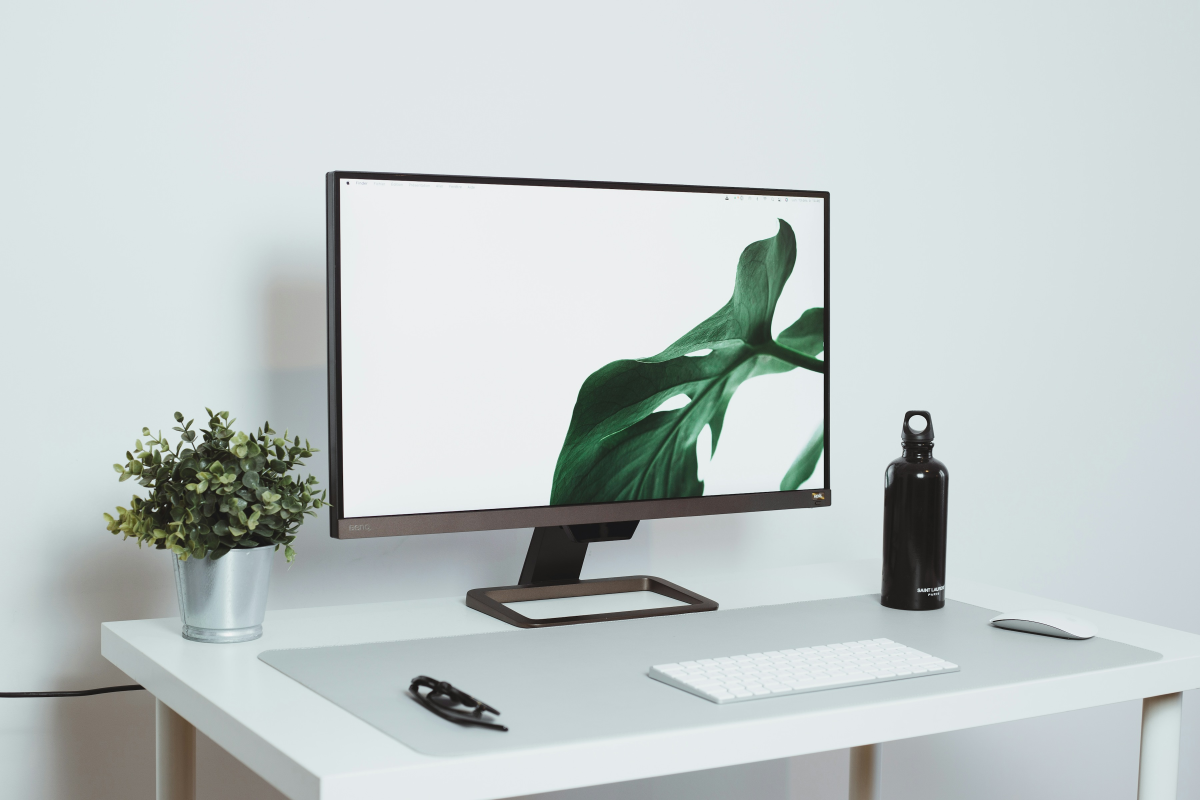
#> input picture scripts/showcase-sources/crm-v2/hardware/monitor-teddy-gr.jpg, 3600 x 2400 px, given in place of overview.jpg, which was not available (shown at 1/3 size)
$ python render-merchant-showcase.py
#> lines starting #> are read from the running program, lines starting #| are printed output that depends on the picture
### scripts/merchant_media.py
"""Original PaySphere captures and the existing photographic CRM monitor scene."""
from functools import lru_cache
import hashlib
import json
from pathlib import Path
import shutil

import numpy as np
from PIL import Image, ImageOps, ImageFont

ROOT = Path(__file__).resolve().parents[1]
SOURCE = ROOT / 'scripts/showcase-sources/merchant-v1'
SCREENS = SOURCE / 'screens'
OUTPUT = ROOT / 'src/showcases'
PUBLIC = OUTPUT / 'merchant'
FONT = ROOT / 'scripts/showcase-sources/fonts/DM-Sans.ttf'
PHOTO = ROOT / 'scripts/showcase-sources/crm-v2/hardware/monitor-teddy-gr.jpg'
BG, INK, MUTE, ACCENT = '#0a0f1c', '#f0f2ff', '#aeb9d0', '#b3a5ff'

GROUPS = [
    ('overview','Overview & merchant network','A shared operating view, a searchable directory and merchant-scoped access.',
     ['overview','merchant-directory','merchant-self-service','merchant-payments']),
    ('setup','Onboarding & product setup','Business records, payment products, outlet locations, devices and team setup.',
     ['merchant-create','merchant-edit','merchant-products','products-selected','profile-product-configured','outlet-create','device-create','team-create']),
    ('profile','The complete merchant profile','Identity, verification, money, locations, teams, service history and activity.',
     ['merchant-profile','merchant-kyc','merchant-money','merchant-outlets','merchant-team','merchant-cases','merchant-activity']),
    ('control','Verification & independent review','Requests, evidence and separate maker/checker roles keep changes accountable.',
     ['merchant-status','bank-change','pricing-change','document-upload','document-detail','verification-review','approval-request','approval-review']),
    ('payments','Payment operations','Trace a payment, inspect its settlement context and prepare a refund request.',
     ['payments','payment-detail','refund-request']),
    ('settlement','Settlement & reconciliation','Keep calculated funds, original bank outcomes and statement matching distinct.',
     ['settlements','payout-detail','payout-evidence','failed-payout','retry-review','reconciliation']),
    ('service','Service, queues & audit','Review work, track onboarding and keep service cases connected to the merchant.',
     ['work-queue','onboarding-queue','case-queue','operations-audit','case-create','case-detail']),
    ('copilot','Operations Copilot','A prototype assistant that answers from the local sample records and workflow guidance.',
     ['copilot-welcome','copilot-answer','copilot-trace']),
]
TITLES = {
    'overview':'Command centre','merchant-directory':'Merchant directory',
    'merchant-self-service':'Merchant workspace','merchant-payments':'Merchant payment view',
    'merchant-create':'Add a merchant','merchant-edit':'Edit a merchant',
    'merchant-products':'Choose payment products','products-selected':'Select and feature products',
    'profile-product-configured':'The configured merchant overview','outlet-create':'Add an outlet',
    'device-create':'Register a payment device','team-create':'Add a team member',
    'merchant-profile':'Merchant overview','merchant-kyc':'Business & KYC',
    'merchant-money':'Merchant payments & settlements','merchant-outlets':'Outlets & devices',
    'merchant-team':'Merchant team','merchant-cases':'Merchant cases','merchant-activity':'Merchant activity',
    'merchant-status':'Request a status change','bank-change':'Request a bank change',
    'pricing-change':'Preview a pricing change','document-upload':'Add a document',
    'document-detail':'Document details & versions','verification-review':'Verification review',
    'approval-request':'Prepared change request','approval-review':'Independent review decision',
    'payments':'Payment ledger','payment-detail':'Payment trace','refund-request':'Request a refund',
    'settlements':'Settlement ledger','payout-detail':'Unknown transfer outcome',
    'payout-evidence':'Check the original instruction','failed-payout':'Confirmed failed payout',
    'retry-review':'Controlled retry review','reconciliation':'Reconciliation workbench',
    'work-queue':'Independent review queue','onboarding-queue':'Onboarding queue',
    'case-queue':'Cross-merchant case queue','operations-audit':'Operations audit trail',
    'case-create':'Create a support case','case-detail':'Case investigation',
    'copilot-welcome':'Meet the operations assistant','copilot-answer':'An evidence-led summary',
    'copilot-trace':'Trace a payout with context',
}


@lru_cache(maxsize=16)
def shot(key):
#> called with key = 'overview'
    return Image.open(SCREENS / (key+'.jpg')).convert('RGBA')


@lru_cache(maxsize=30)
def font(size, weight=500):
    result=ImageFont.truetype(str(FONT),size)
    result.set_variation_by_axes([32,weight])
    return result


@lru_cache(maxsize=1)
def photo_base():
    original=Image.open(PHOTO).convert('RGB')
#> original is the input picture: PIL image 3600x2400 RGB; mean R, G, B 194.4, 202.5, 202.3
    original=original.resize((1920,round(original.height*1920/original.width)),Image.Resampling.LANCZOS)
#> original: PIL image 1920x1280 RGB
    # Grade the existing photograph; the photographed device is never generated.
    rgb=np.asarray(original,dtype=np.float32)
    rgb=rgb*np.array([.57,.61,.70],dtype=np.float32)
    return Image.fromarray(np.uint8(np.clip(rgb,0,255))).convert('RGBA')
#> returned value: PIL image 1920x1280 RGBA


def photographed_monitor(image, size=(1920,1200)):
    photo=photo_base().copy()
    canvas=Image.new('RGBA',(1600,1000),BG)
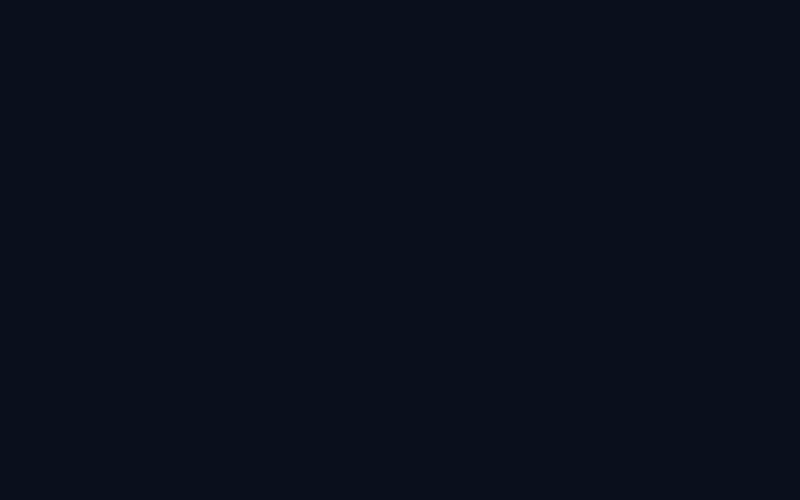
#> canvas: PIL image 1600x1000 RGBA (shown at 1/2 size); mean R, G, B, A 10, 15, 28, 255
    # Gallery previews show the initial viewport; the complete original is linked.
    preview=image.crop((0,0,image.width,min(image.height,960)))
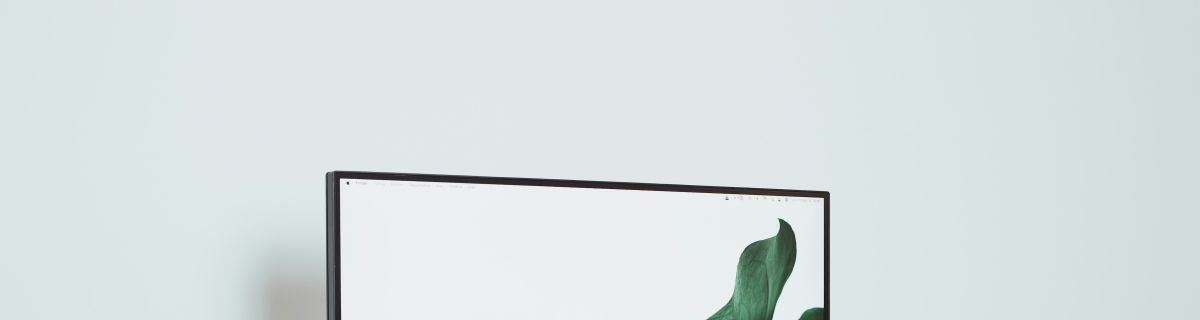
#> preview: PIL image 3600x960 RGBA (shown at 1/3 size); mean R, G, B, A 217, 224.5, 225.8, 255
    fitted=ImageOps.contain(preview,canvas.size,Image.Resampling.LANCZOS)
    canvas.alpha_composite(fitted,((canvas.width-fitted.width)//2,(canvas.height-fitted.height)//2))
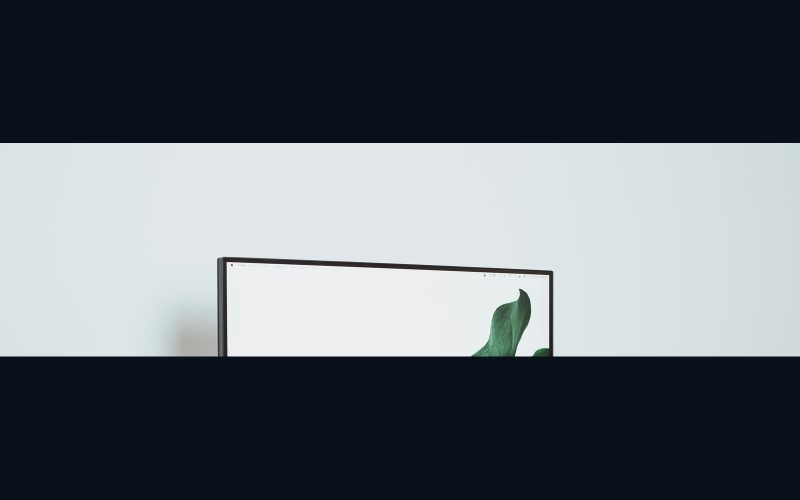
#> canvas: PIL image 1600x1000 RGBA (shown at 1/2 size); mean R, G, B, A 98.4, 104.5, 112.4, 255
    quad=np.array([[680,357],[1648,396],[1648,976],[687,1038]],dtype=float)*(photo.width/2400)
    x0,y0=np.floor(quad.min(axis=0)).astype(int)
#> x0 = 544; y0 = 285
    x1,y1=np.ceil(quad.max(axis=0)).astype(int)
#> x1 = 1319; y1 = 831
    matrix=[];values=[]
    for (x,y),(u,v) in zip(quad-[x0,y0],[(0,0),(1600,0),(1600,1000),(0,1000)]):
        matrix.extend([[x,y,1,0,0,0,-u*x,-u*y],[0,0,0,x,y,1,-v*x,-v*y]])
        values.extend([u,v])
#> after the loop, values = [0, 0, 1600, 0, 1600, 1000, 0, 1000]
    coeff=np.linalg.solve(matrix,values)
    warped=canvas.transform((x1-x0,y1-y0),Image.Transform.PERSPECTIVE,coeff,Image.Resampling.BICUBIC)
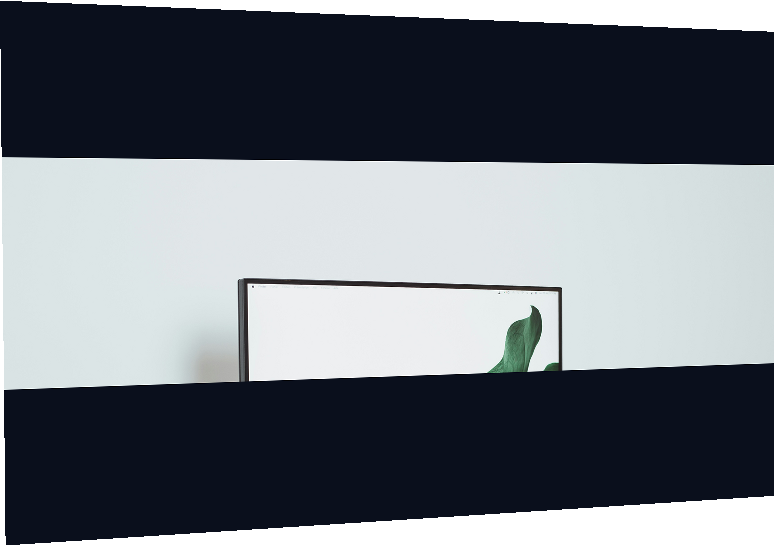
#> warped: PIL image 775x546 RGBA; mean R, G, B, A 90.5, 96, 103.4, 234.5; transparent parts drawn white
    photo.alpha_composite(warped,(int(x0),int(y0)))
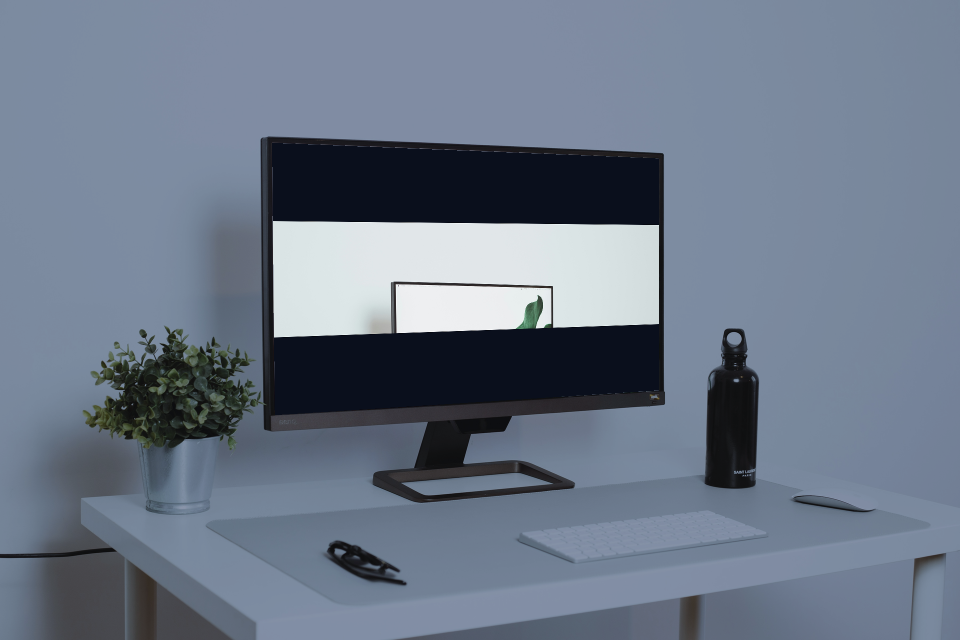
#> photo: PIL image 1920x1280 RGBA (shown at 1/2 size); mean R, G, B, A 108.2, 119.8, 136.6, 255
    return ImageOps.fit(photo,size,Image.Resampling.LANCZOS)
#> returned value: PIL image 1440x1080 RGBA


# [30 lines left out: function prepare_assets, not called in this run]

### scripts/render-merchant-showcase.py
"""PaySphere: a silent 26.35-second product film, 1440 x 1080 at 60 fps.

Original UI captures, actual demonstrated states, and the photographed CRM
monitor scene. A continuous camera travels between sections and returns to
the opening photograph for the loop. No synthetic device or UI assets.
"""
import argparse
from functools import lru_cache
import json
import math
import subprocess

from PIL import Image,ImageDraw,ImageFilter,ImageOps
from merchant_media import ROOT,SOURCE,OUTPUT,BG,INK,MUTE,ACCENT,shot,font,photographed_monitor,prepare_assets

W,H,FPS,FRAMES=1440,1080,60,1581
STARTS=[.8,4.3,7.4,10.4,14.2,18.3,21.7,24.4,25.2]
SPEC=[
    ('Merchant operations,\nconnected.','COMMAND CENTRE','overview',None),
    ('Know every merchant.\nKeep the context.','MERCHANT NETWORK','merchant-directory','merchant-profile'),
    ('Every payment.\nA visible trail.','PAYMENT OPERATIONS','payments','payment-detail'),
    ('Evidence before\nthe next attempt.','SETTLEMENT SAFEGUARDS','payout-detail','payout-evidence'),
    ('One profile.\nEvery touchpoint.','PAYMENT PRODUCT SETUP','merchant-products','products-selected'),
    ('Independent checks.\nClear ownership.','MAKER & CHECKER REVIEW','approval-request','approval-review'),
    ('Context for every\nnext step.','OPERATIONS COPILOT','copilot-welcome','copilot-trace'),
]


def ease(value):
    t=max(0,min(1,value));return t*t*t*(t*(t*6-15)+10)


# [5 lines left out: function paste, not called in this run]


def text_layer(text,size,weight=500,color=INK,width=1260):
    face=font(size,weight)
    lines=text.split('\n');line_height=round(size*1.1)
    image=Image.new('RGBA',(width,line_height*len(lines)+12))
    draw=ImageDraw.Draw(image)
    for i,line in enumerate(lines):
        assert draw.textlength(line,font=face)<width, 'Editorial headline overflow: '+line
        draw.text((0,i*line_height),line,font=face,fill=color)
    return image


# [19 lines left out: function ui_panel, not called in this run]


class Film:
    def __init__(self):
        self.photo=photographed_monitor(shot('overview'),(W,H))
        # Feather the physical photograph into the same canvas as the web hero.
        matte=Image.new('L',(W,H),255)
#> matte: PIL image 1440x1080 L; every value is 255
        d=ImageDraw.Draw(matte)
        for i in range(45):
            alpha=round(255*ease(i/44))
            d.rectangle((i,i,W-i-1,H-i-1),outline=alpha)
        self.photo=Image.composite(self.photo,Image.new('RGBA',(W,H),BG),matte)
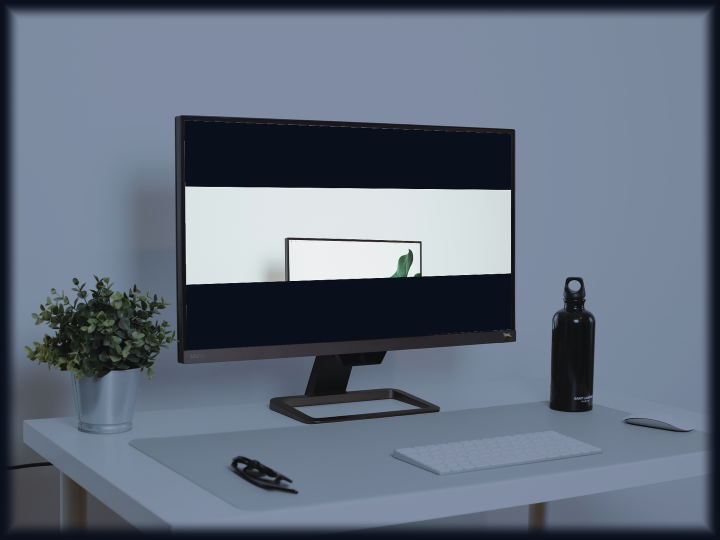
#> self.photo: PIL image 1440x1080 RGBA (shown at 1/2 size); mean R, G, B, A 99.9, 110.6, 126.6, 255
        self.brand=shot('overview').crop((20,20,196,64))
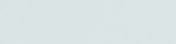
#> self.brand: PIL image 176x44 RGBA; mean R, G, B, A 218.1, 228.1, 229.1, 255
        self.brand.thumbnail((160,40),Image.Resampling.LANCZOS)
#> self.brand: PIL image 160x40 RGBA
        self.headings=[text_layer(s[0],62,550) for s in SPEC]
        self.kickers=[text_layer(s[1],14,600,ACCENT) for s in SPEC]
        self.panels=[(ui_panel(s[2]),ui_panel(s[3]) if s[3] else None) for s in SPEC]
        self.footer=Image.new('RGBA',(W,H),BG)
        paste(self.footer,text_layer('PaySphere',84,650),(96,340))
        paste(self.footer,text_layer('Merchant operations, connected.',35,450,MUTE),(96,480))
        paste(self.footer,text_layer('An interface prototype using sample records.',20,450,MUTE),(96,560))
        self.last_reading=24.05

    # [63 lines left out: functions section, camera, frame, not called in this run]


def main():
    parser=argparse.ArgumentParser(description=__doc__)
    parser.add_argument('--prepare',action='store_true')
    parser.add_argument('--proofs',action='store_true')
    parser.add_argument('--ffmpeg')
    args=parser.parse_args()
    if args.prepare:prepare_assets()
    film=Film()
    proofs=SOURCE/'proofs';proofs.mkdir(parents=True,exist_ok=True)
    for second in [0,2.0,3.3,5.9,8.9,12.4,15.2,17.4,20.0,23.3,25.8]:
        film.frame(round(second*FPS)).save(proofs/f'{second:05.2f}.jpg',quality=94)
    film.frame(0).save(OUTPUT/'merchant-poster.jpg',quality=95)
    assert film.frame(0).tobytes()==film.frame(FRAMES-1).tobytes(),'Opening and closing monitor frames must match.'
    if args.proofs:return
    if not args.ffmpeg:parser.error('--ffmpeg is required for the final encode')
    output=OUTPUT/'merchant-showcase-film.mp4'
    encoder=subprocess.Popen([args.ffmpeg,'-hide_banner','-loglevel','error','-y',
        '-f','rawvideo','-pix_fmt','rgb24','-s',f'{W}x{H}','-r',str(FPS),'-i','pipe:0',
        '-an','-vf','scale=out_color_matrix=bt709:out_range=tv','-c:v','libx264',
        '-preset','fast','-crf','18','-threads','3','-pix_fmt','yuv420p',
        '-color_primaries','bt709','-color_trc','bt709','-colorspace','bt709',
        '-bsf:v','h264_metadata=colour_primaries=1:transfer_characteristics=1:matrix_coefficients=1',
        '-movflags','+faststart',str(output)],stdin=subprocess.PIPE)
    try:
        for n in range(FRAMES):
            encoder.stdin.write(film.frame(n).tobytes())
            if n%180==0:print(f'Merchant film: {n}/{FRAMES}',flush=True)
    finally:encoder.stdin.close()
    if encoder.wait():raise RuntimeError('Merchant encode failed')
    metadata={'width':W,'height':H,'fps':FPS,'frames':FRAMES,'duration':FRAMES/FPS,'audio':False,
              'style':'Native dark PaySphere palette, CRM motion structure',
              'screens':45,'hardware':'Teddy GR / Unsplash photograph','source':'Original PaySphere local interface captures',
              'loop':'First and last authored RGB frames are identical'}
    (OUTPUT/'merchant-showcase-film.json').write_text(json.dumps(metadata,indent=2)+'\n')
    print(json.dumps(metadata),flush=True)


#> (the run stopped early here; a loop or call above may not have finished)
